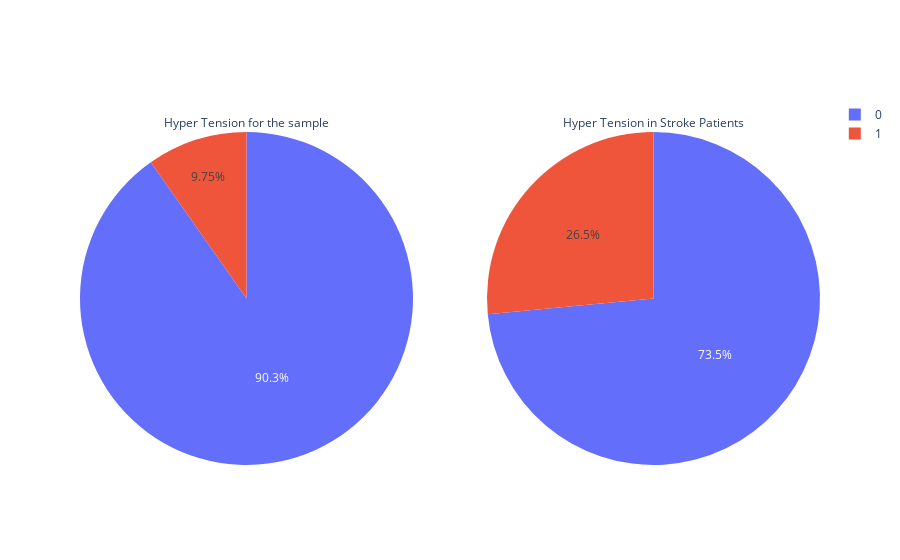

Source (notebook cell):
### Code cell
hyper_tension_sample = pd.DataFrame(df.groupby('hypertension').count()['stroke'])
hyper_tension_stroke = pd.DataFrame(df[df['stroke']==1].groupby('hypertension').count()['stroke'])
fig = make_subplots(rows=1, cols=2, specs=[[{"type": "pie"}, {"type": "pie"}]])
fig.add_trace(go.Pie(values=hyper_tension_sample.stroke,labels=hyper_tension_sample.index,title='Hyper Tension for the sample',domain=dict(x=[0, 0.5])),row=1,col=1)
fig.add_trace(go.Pie(values=hyper_tension_stroke.stroke,labels=hyper_tension_stroke.index,title='Hyper Tension in Stroke Patients',domain=dict(x=[0.5,1])),row=1,col=2)
fig.show()

### Figure 1 — Plotly figure (JSON) as saved in the notebook; plotly's stock layout.template omitted (floating-point values rounded to 4 significant figures)
{"data": [{"domain": {"x": [0, 0.45], "y": [0, 1]}, "labels": [0, 1], "title": {"text": "Hyper Tension for the sample"}, "type": "pie", "values": [4612, 498]}, {"domain": {"x": [0.55, 1], "y": [0, 1]}, "labels": [0, 1], "title": {"text": "Hyper Tension in Stroke Patients"}, "type": "pie", "values": [183, 66]}], "layout": {}}
